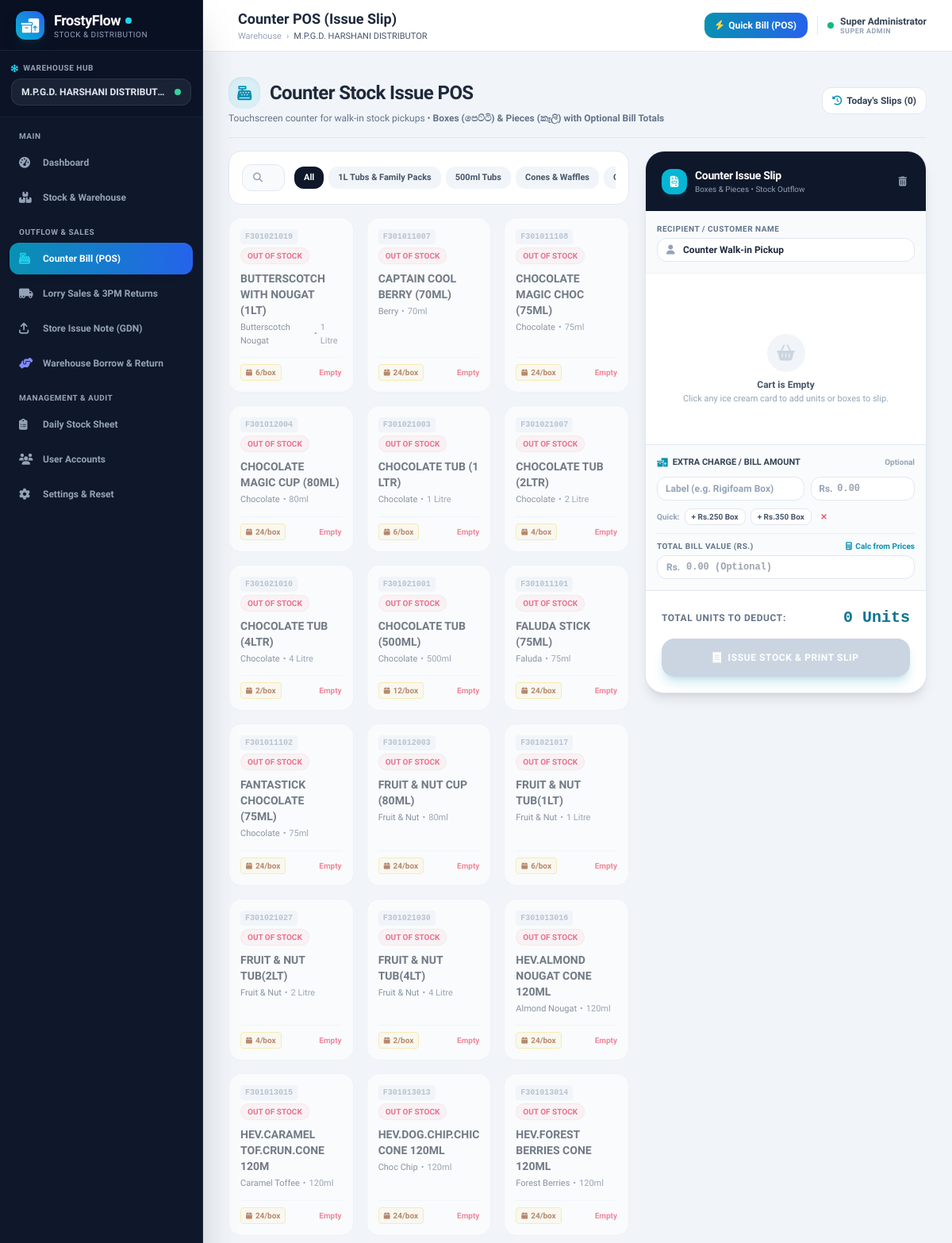
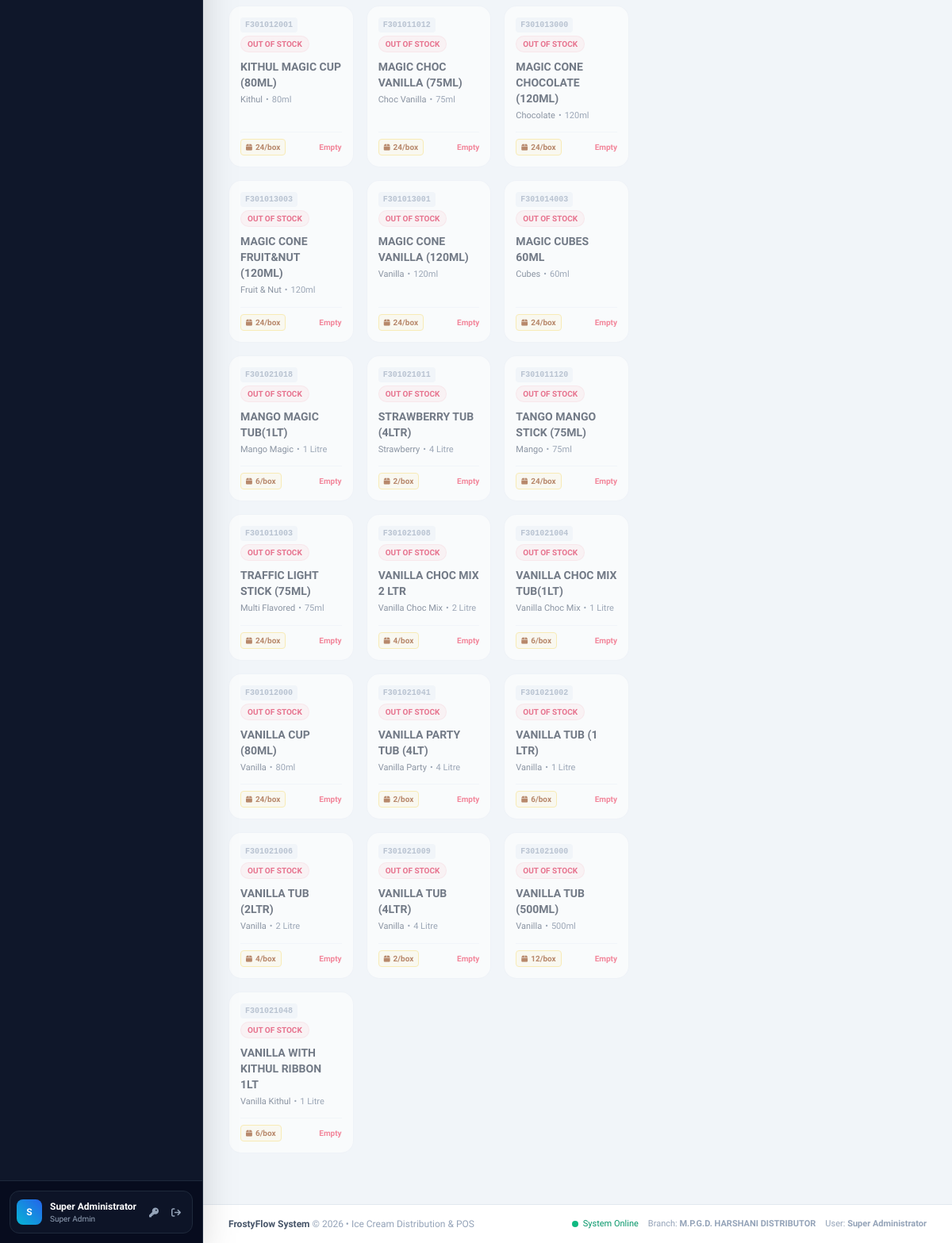
The app's page /pos.php (signed in) with its own data (2 pictures, top to bottom).
### tables this page shows
CREATE TABLE IF NOT EXISTS `branches` (
    `id` INT AUTO_INCREMENT PRIMARY KEY,
    `name` VARCHAR(100) NOT NULL,
    `code` VARCHAR(20) NOT NULL UNIQUE,
    `address` VARCHAR(255) NULL,
    `phone` VARCHAR(50) NULL,
    `created_at` TIMESTAMP DEFAULT CURRENT_TIMESTAMP
);

CREATE TABLE IF NOT EXISTS `categories` (
    `id` INT AUTO_INCREMENT PRIMARY KEY,
    `name` VARCHAR(100) NOT NULL,
    `created_at` TIMESTAMP DEFAULT CURRENT_TIMESTAMP
);

CREATE TABLE IF NOT EXISTS `products` (
    `id` INT AUTO_INCREMENT PRIMARY KEY,
    `category_id` INT NULL,
    `code` VARCHAR(50) NOT NULL UNIQUE,
    `name` VARCHAR(150) NOT NULL,
    `flavor` VARCHAR(50) NULL,
    `size` VARCHAR(50) NULL,
    `unit` VARCHAR(20) DEFAULT 'Units',
    `pack_size` INT DEFAULT 24,
    `selling_price` DECIMAL(10,2) NOT NULL DEFAULT 0.00,
    `alert_quantity` INT DEFAULT 15,
    `status` ENUM('active', 'inactive') DEFAULT 'active',
    `created_at` TIMESTAMP DEFAULT CURRENT_TIMESTAMP,
    INDEX (`category_id`)
);

### pos.php (the view, shortened to what the rows shown need)
<?php
$pageTitle = "Counter POS (Issue Slip)";
require_once __DIR__ . '/config/auth.php';
$user = currentUser();
$branchId = $user['branch_id'];
$hasPriceCol = false;
$hasPackCol = false;
try {
    $hasPriceCol = !empty($pdo->query("SHOW COLUMNS FROM `products` LIKE 'selling_price'")->fetchAll());
    $hasPackCol = !empty($pdo->query("SHOW COLUMNS FROM `products` LIKE 'pack_size'")->fetchAll());
} catch (Exception $e) {}
$priceField = $hasPriceCol ? "COALESCE(p.selling_price, 0) as selling_price" : "0 as selling_price";
$packField = $hasPackCol ? "COALESCE(p.pack_size, 24) as pack_size" : "24 as pack_size";
$stmt = $pdo->prepare("SELECT p.id, p.code, p.name, p.flavor, p.size, p.unit, p.category_id, $priceField, $packField,
    c.name as category_name,
    COALESCE(bs.quantity, 0) as stock
    FROM products p
    LEFT JOIN categories c ON p.category_id = c.id
    LEFT JOIN branch_stock bs ON p.id = bs.product_id AND bs.branch_id = ?
    WHERE p.status = 'active'
    ORDER BY p.name ASC");
$stmt->execute([$branchId]);
$products = $stmt->fetchAll();
$categories = $pdo->query("SELECT id, name FROM categories ORDER BY id ASC")->fetchAll();
require_once __DIR__ . '/includes/header.php';
?>
<div class="no-print pb-8">
    <div class="flex flex-col sm:flex-row sm:items-center justify-between gap-3 pb-4 mb-4 border-b border-slate-200">
        <div>
            <h1 class="text-2xl font-black text-slate-800 tracking-tight flex items-center">
                <span class="w-10 h-10 rounded-2xl bg-cyan-500/10 text-cyan-600 flex items-center justify-center mr-3 shadow-inner">
                    <i class="fa-solid fa-cash-register text-lg"></i>
                </span>
                Counter Stock Issue POS
            </h1>
        </div>
    </div>
    <div class="grid grid-cols-1 lg:grid-cols-12 gap-5 items-start">
        <div class="lg:col-span-7 xl:col-span-8 space-y-4">
            <div class="bg-white p-3 sm:p-4 rounded-2xl border border-slate-200 shadow-xs flex flex-col sm:flex-row items-center gap-3">
                <div class="flex items-center space-x-1.5 overflow-x-auto w-full sm:w-auto pb-1 sm:pb-0 scrollbar-none">
                    <button type="button" onclick="setCategoryFilter('all', this)"
                            class="cat-filter-btn px-3 py-1.5 rounded-xl text-[11px] font-extrabold whitespace-nowrap bg-slate-900 text-white shadow-xs transition">
                        All
                    </button>
                    <?php foreach ($categories as $cat): ?>
                    <button type="button" onclick="setCategoryFilter('<?= $cat['id'] ?>', this)"
                            class="cat-filter-btn px-3 py-1.5 rounded-xl text-[11px] font-bold whitespace-nowrap bg-slate-100 text-slate-600 hover:bg-slate-200 transition">
                        <?= htmlspecialchars($cat['name']) ?>
                    </button>
                    <?php endforeach; ?>
                </div>
            </div>
            <div id="productsGrid" class="grid grid-cols-2 sm:grid-cols-3 xl:grid-cols-4 gap-3 sm:gap-4">
                <?php if (empty($products)): ?>
                <div class="col-span-full py-16 text-center text-slate-400 bg-white rounded-2xl border border-dashed border-slate-200">
                    <i class="fa-solid fa-boxes-stacked text-3xl text-slate-300 mb-2 block"></i>
                    No ice cream products available in the catalog.<br>
                    <a href="stock.php" class="text-cyan-600 font-bold hover:underline text-xs mt-2 inline-block">Go to Stock & Warehouse to add products</a>
                </div>
                <?php else: ?>
                <?php foreach ($products as $p):
                    $inStock = $p['stock'] > 0;
                ?>
                <div class="product-card group relative bg-white rounded-2xl border p-3.5 flex flex-col justify-between transition-all duration-200 cursor-pointer select-none <?= $inStock ? 'border-slate-200 hover:border-cyan-400 hover:shadow-md active:scale-95' : 'border-slate-200/60 opacity-60 bg-slate-50/50 cursor-not-allowed' ?>"
                     data-id="<?= $p['id'] ?>"
                     data-name="<?= htmlspecialchars(strtolower($p['name'])) ?>"
                     data-code="<?= htmlspecialchars(strtolower($p['code'])) ?>"
                     data-flavor="<?= htmlspecialchars(strtolower($p['flavor'] ?? '')) ?>"
                     data-cat="<?= $p['category_id'] ?>"
                     data-stock="<?= $p['stock'] ?>"
                     data-pack="<?= $p['pack_size'] ?>"
                     data-price="<?= $p['selling_price'] ?>"
                     onclick="handleCardClick(<?= $p['id'] ?>, <?= $inStock ? 'true' : 'false' ?>)">
                    <div>
                        <div class="flex items-center justify-between mb-2 gap-1 flex-wrap">
                            <span class="text-[10px] font-mono font-bold text-slate-400 bg-slate-100 px-1.5 py-0.5 rounded">
                                <?= htmlspecialchars($p['code']) ?>
                            </span>
                            <span class="text-[10px] font-extrabold uppercase px-2 py-0.5 rounded-full <?= $inStock ? 'bg-emerald-50 text-emerald-700 border border-emerald-200/50' : 'bg-rose-50 text-rose-600 border border-rose-200/50' ?>">
                                <?= $inStock ? number_format($p['stock']) . ' In Store' : 'Out of Stock' ?>
                            </span>
                        </div>
                        <h4 class="text-xs sm:text-sm font-extrabold text-slate-800 group-hover:text-cyan-600 transition leading-snug">
                            <?= htmlspecialchars($p['name']) ?>
                        </h4>
                        <div class="text-[11px] text-slate-500 mt-1 flex items-center space-x-1">
                            <span class="font-medium text-slate-600"><?= htmlspecialchars($p['flavor'] ?: 'Standard') ?></span>
                            <span>&bull;</span>
                            <span><?= htmlspecialchars($p['size'] ?: 'Standard') ?></span>
                        </div>
                    </div>
                    <div class="mt-3 pt-2 border-t border-slate-100 flex items-center justify-between">
                        <div class="flex items-center space-x-1">
                            <span class="text-[10px] font-bold text-amber-800 bg-amber-50 border border-amber-200 px-1.5 py-0.5 rounded flex items-center" title="Pack Size">
                                <i class="fa-solid fa-box mr-1 text-[9px]"></i> <?= $p['pack_size'] ?>/box
                            </span>
                        </div>
                        <?php if ($inStock): ?>
                        <span class="w-7 h-7 rounded-xl bg-cyan-50 group-hover:bg-cyan-600 group-hover:text-white text-cyan-600 flex items-center justify-center text-xs font-bold transition shadow-xs">
                            <i class="fa-solid fa-plus"></i>
                        </span>
                        <?php else: ?>
                        <span class="text-[10px] font-bold text-rose-500">Empty</span>
                        <?php endif; ?>
                    </div>
                </div>
                <?php endforeach; ?>
                <?php endif; ?>
            </div>
        </div>
    </div>
</div>
<?php require_once __DIR__ . '/includes/footer.php'; ?>

### includes/header.php (shortened to what the rows shown need)
<?php
require_once __DIR__ . '/../config/auth.php';
$user = currentUser();
if ($user['role'] === 'super_admin') {
    global $pdo;
    $allBranches = $pdo->query("SELECT id, name, code FROM branches ORDER BY id ASC")->fetchAll();
}
?>
<!DOCTYPE html>
<html lang="en">
<head>
    <script src="https://cdn.tailwindcss.com"></script>
    <link rel="stylesheet" href="https://cdnjs.cloudflare.com/ajax/libs/font-awesome/6.4.0/css/all.min.css">
</head>
<body class="bg-slate-100 text-slate-800 min-h-screen flex flex-col antialiased">
    <aside id="mainSidebar" class="fixed inset-y-0 left-0 z-50 w-64 bg-slate-900 text-slate-200 flex flex-col justify-between transition-transform duration-300 transform -translate-x-full md:translate-x-0 shadow-2xl border-r border-slate-800 no-print">
        <div class="flex flex-col flex-1 overflow-hidden">
            <div class="p-3.5 border-b border-slate-800/60 bg-slate-950/20">
                <div class="text-xs font-bold text-slate-200 bg-slate-800/80 px-3 py-2 rounded-xl border border-slate-700/60 truncate flex items-center justify-between">
                    <span class="truncate"><?= htmlspecialchars($user['branch_name'] ?? 'Main Cold Room Hub') ?></span>
                    <span class="w-2 h-2 rounded-full bg-emerald-400 animate-pulse ml-1.5 shrink-0" title="Operational"></span>
                </div>
            </div>
        </div>
    </aside>
    <div class="md:pl-64 flex flex-col flex-1 min-h-screen print-full-width">
        <header class="bg-white border-b border-slate-200 sticky top-0 z-30 shadow-xs no-print">
            <div class="px-4 sm:px-6 lg:px-8 h-16 flex items-center justify-between">
                <div class="flex items-center space-x-3">
                    <div>
                        <h2 class="text-base sm:text-lg font-bold text-slate-800 leading-tight">
                            <?= isset($pageTitle) ? htmlspecialchars($pageTitle) : 'Overview' ?>
                        </h2>
                        <div class="hidden sm:flex items-center space-x-1.5 text-[11px] text-slate-400">
                            <span>Warehouse</span>
                            <span>&rsaquo;</span>
                            <span class="text-slate-600 font-medium"><?= htmlspecialchars($user['branch_name']) ?></span>
                        </div>
                    </div>
                </div>
            </div>
        </header>
        <main class="flex-1 p-4 sm:p-6 lg:p-8 w-full">

### includes/footer.php (shortened to what the rows shown need)
        </main>
        <footer class="bg-white border-t border-slate-200 mt-auto py-4 text-center text-xs text-slate-400 no-print">
            <div class="px-4 sm:px-6 lg:px-8 flex flex-col sm:flex-row justify-between items-center gap-2">
                <div class="flex items-center space-x-3 text-[11px]">
                    <span>Branch: <strong><?= htmlspecialchars($user['branch_name'] ?? 'Main') ?></strong></span>
                </div>
            </div>
        </footer>
    </div>
</body>
</html>

### records on screen
branches: name "M.P.G.D. HARSHANI DISTRIBUTOR"
categories: name "1L Tubs & Family Packs"
categories: name "500ml Tubs"
categories: name "Cones & Waffles"
products: code "F301021019", name "BUTTERSCOTCH WITH NOUGAT (1LT)", flavor "Butterscotch Nougat", size "1 Litre", pack_size "6"
products: code "F301011007", name "CAPTAIN COOL BERRY (70ML)", flavor "Berry", size "70ml", pack_size "24"
products: code "F301011108", name "CHOCOLATE MAGIC CHOC (75ML)", flavor "Chocolate", size "75ml", pack_size "24"
products: code "F301012004", name "CHOCOLATE MAGIC CUP (80ML)", flavor "Chocolate", size "80ml", pack_size "24"
products: code "F301021003", name "CHOCOLATE TUB (1 LTR)", flavor "Chocolate", size "1 Litre", pack_size "6"
products: code "F301021007", name "CHOCOLATE TUB (2LTR)", flavor "Chocolate", size "2 Litre", pack_size "4"
products: code "F301021010", name "CHOCOLATE TUB (4LTR)", flavor "Chocolate", size "4 Litre", pack_size "2"
products: code "F301021001", name "CHOCOLATE TUB (500ML)", flavor "Chocolate", size "500ml", pack_size "12"
products: code "F301011101", name "FALUDA STICK (75ML)", flavor "Faluda", size "75ml", pack_size "24"
products: code "F301011102", name "FANTASTICK CHOCOLATE (75ML)", flavor "Chocolate", size "75ml", pack_size "24"
products: code "F301012003", name "FRUIT & NUT CUP (80ML)", flavor "Fruit & Nut", size "80ml", pack_size "24"
products: code "F301021017", name "FRUIT & NUT TUB(1LT)", flavor "Fruit & Nut", size "1 Litre", pack_size "6"
products: code "F301021027", name "FRUIT & NUT TUB(2LT)", flavor "Fruit & Nut", size "2 Litre", pack_size "4"
products: code "F301021030", name "FRUIT & NUT TUB(4LT)", flavor "Fruit & Nut", size "4 Litre", pack_size "2"
products: code "F301013016", name "HEV.ALMOND NOUGAT CONE 120ML", flavor "Almond Nougat", size "120ml", pack_size "24"
products: code "F301013015", name "HEV.CARAMEL TOF.CRUN.CONE 120M", flavor "Caramel Toffee", size "120ml", pack_size "24"
products: code "F301013013", name "HEV.DOG.CHIP.CHIC CONE 120ML", flavor "Choc Chip", size "120ml", pack_size "24"
products: code "F301013014", name "HEV.FOREST BERRIES CONE 120ML", flavor "Forest Berries", size "120ml", pack_size "24"
products: code "F301012001", name "KITHUL MAGIC CUP (80ML)", flavor "Kithul", size "80ml", pack_size "24"
products: code "F301011012", name "MAGIC CHOC VANILLA (75ML)", flavor "Choc Vanilla", size "75ml", pack_size "24"
products: code "F301013000", name "MAGIC CONE CHOCOLATE (120ML)", flavor "Chocolate", size "120ml", pack_size "24"
products: code "F301013003", name "MAGIC CONE FRUIT&NUT (120ML)", flavor "Fruit & Nut", size "120ml", pack_size "24"
products: code "F301013001", name "MAGIC CONE VANILLA (120ML)", flavor "Vanilla", size "120ml", pack_size "24"
products: code "F301014003", name "MAGIC CUBES 60ML", flavor "Cubes", size "60ml", pack_size "24"
products: code "F301021018", name "MANGO MAGIC TUB(1LT)", flavor "Mango Magic", size "1 Litre", pack_size "6"
products: code "F301021011", name "STRAWBERRY TUB (4LTR)", flavor "Strawberry", size "4 Litre", pack_size "2"
products: code "F301011120", name "TANGO MANGO STICK (75ML)", flavor "Mango", size "75ml", pack_size "24"
products: code "F301011003", name "TRAFFIC LIGHT STICK (75ML)", flavor "Multi Flavored", size "75ml", pack_size "24"
products: code "F301021008", name "VANILLA CHOC MIX 2 LTR", flavor "Vanilla Choc Mix", size "2 Litre", pack_size "4"
products: code "F301021004", name "VANILLA CHOC MIX TUB(1LT)", flavor "Vanilla Choc Mix", size "1 Litre", pack_size "6"
products: code "F301012000", name "VANILLA CUP (80ML)", flavor "Vanilla", size "80ml", pack_size "24"
products: code "F301021041", name "VANILLA PARTY TUB (4LT)", flavor "Vanilla Party", size "4 Litre", pack_size "2"
products: code "F301021002", name "VANILLA TUB (1 LTR)", flavor "Vanilla", size "1 Litre", pack_size "6"
products: code "F301021006", name "VANILLA TUB (2LTR)", flavor "Vanilla", size "2 Litre", pack_size "4"
products: code "F301021009", name "VANILLA TUB (4LTR)", flavor "Vanilla", size "4 Litre", pack_size "2"
products: code "F301021000", name "VANILLA TUB (500ML)", flavor "Vanilla", size "500ml", pack_size "12"
products: code "F301021048", name "VANILLA WITH KITHUL RIBBON 1LT", flavor "Vanilla Kithul", size "1 Litre", pack_size "6"

### other values on screen
substr($user['name'], 0, 1) "S"
$user['name'] "Super Administrator"
str_replace('_', ' ', $user['role']) "Super Admin"
$pageTitle "Counter POS (Issue Slip)"
str_replace('_', ' ', $user['role']) "SUPER ADMIN"
count($recentList) "0"
